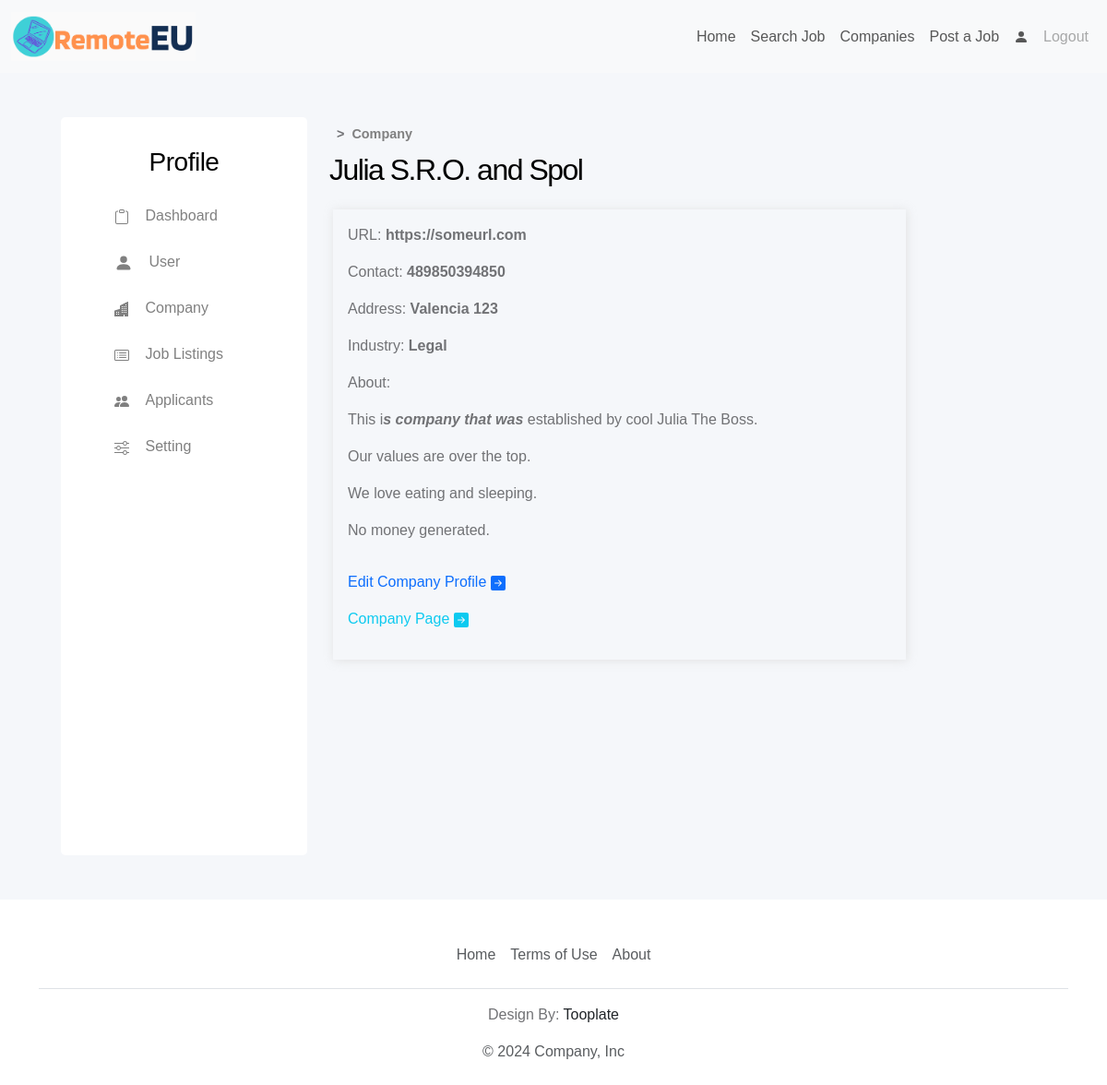
The page /profile/company (signed in) on the database its author committed.
### tables.py (models this page shows, shortened)
class Company(db.Model):
    id: Mapped[int] = mapped_column(Integer, primary_key=True)
    name: Mapped[str] = mapped_column(String(100))
    name_slug: Mapped[str] = mapped_column(String(100))
    url: Mapped[str] = mapped_column(String(300))
    industry: Mapped[str] = mapped_column(String(100))
    about: Mapped[str] = mapped_column(String(1000))
    contact: Mapped[str] = mapped_column(String(100))
    num_of_jobs: Mapped[int] = mapped_column(Integer)
    num_of_hidden_jobs: Mapped[int] = mapped_column(Integer)
    address: Mapped[str] = mapped_column(String(100))
    administrator_id: Mapped[int] = mapped_column(Integer, ForeignKey(User1.id))

### main.py (the view)
@app.route('/profile/company')
@login_required
def company_p():
    company = load_company()
    return render_template('profile/company_p.html',
                           company=company,
                           logged_in = current_user.is_authenticated)

### helper.py (called while the page is built)
def load_company():
    existing_company = Company.query.filter_by(administrator_id=current_user.id).first()
    return existing_company

### main.py (called while the page is built)
@login_manager.user_loader
def load_user(user_id):
    return db.get_or_404(User1, user_id)

### templates/profile/company_p.html (shortened to what this page needs)
{% extends "base_profile.html" %} {% block profile_content %}
<section id="company_p">
    <div class="container">
        <div id="breadcrumbs" class="d-flex my-2">
            <p class="mx-2">></p>
            <a href="{{ url_for('company_p') }}">Company</a>
        </div>
        <h2>{{ company.name }}</h2>
        <div class="row justify-content-lg-between justify-content-md-center justify-content-sm-center p-3">
            <div class="col-lg-10 col-md-10 col-sm-12 p-3 mb-5 shadow-strong">
                <div class="row">
                    <p>URL: <span class="fw-bold">{{ company.url }}</span></p>
                </div>
                <div class="row">
                    <p>Contact: <span class="fw-bold">{{ company.contact }}</span></p>
                </div>
                <div class="row">
                    <p>Address: <span class="fw-bold">{{ company.address }}</span></p>
                </div>
                <div class="row">
                    <p>Industry: <span class="fw-bold">{{ company.industry }}</span></p>
                </div>
                <div class="row">
                    <p>About: <span class="fw-bold">{{ company.about|safe }}</span></p>
                </div>
                <div>
                    <p>
                        <a href="{{ url_for('edit_company') }}" class="text-decoration-none">
                            Edit Company Profile
                        </a>
                    </p>
                    <p>
                        <a href="{{ url_for('company', comp_id=company.id, name=company.name_slug) }}" class="text-decoration-none text-info">
                            Company Page
                        </a>
                    </p>
                </div>
            </div>
        </div>
    </div>
</section>
{% endblock %}

### static/css/styles.css (style rules this page uses)
:root { --white-color: #ffffff; --primary-color: #5d52ba; --secondary-color: #0dcaf0; --section-bg-color: #f0f8ff; --section-bg-color2: #f5f7fa; --custom-btn-bg-color: #f65129; --social-icon-link-bg-color: #7f73eb; --dark-color: #000000; --p-color: #717275; --border-color: #e9eaeb; --body-font-family: 'League Spartan', sans-serif; }
body { background-color: var(--white-color); font-family: var(--body-font-family); }
h1, h2, h3, h4, h5, h6 { color: var(--dark-color); font-weight: var(--font-weight-semibold); letter-spacing: -0.5px; }
h1, h2 { letter-spacing: -1.5px; }
p { color: var(--p-color); font-size: var(--p-font-size); font-weight: var(--font-weight-light); }
a { text-decoration: none; }
section { background-color: var(--section-bg-color2); }
.shadow-strong { -webkit-box-shadow: 1px 1px 10px 0px rgba(217,217,217,0.6); -moz-box-shadow: 1px 1px 10px 0px rgba(217,217,217,0.6); box-shadow: 1px 1px 10px 0px rgba(217,217,217,0.7); }
#breadcrumbs { margin-bottom: 10px; }
#breadcrumbs a { transition-duration: 200ms; border-radius: 5px; color: grey; text-decoration: none; }
#breadcrumbs a, #breadcrumbs p { font-size: 0.9em; font-weight: 600; margin-top: auto; margin-bottom: auto; }

### rows shown on the page
Company: name "Julia S.R.O. and Spol", url "https://someurl.com", contact "489850394850", address "Valencia 123", industry "Legal", about "This i s company that was established by cool Julia The Boss. Our values are over the top. We love eating and sleeping. No money generated."
